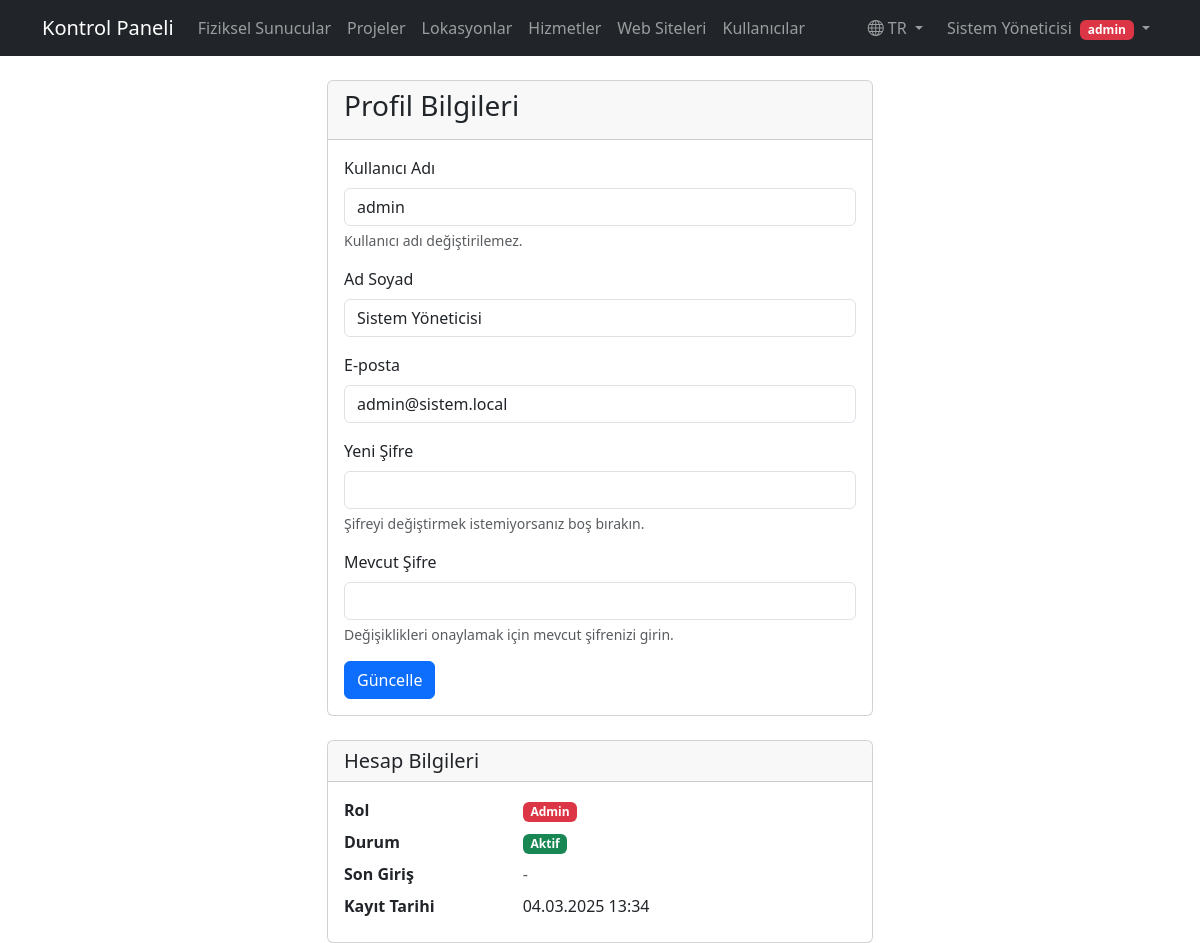
The app's page /profil.php (signed in) with its own data.
### tables this page shows
CREATE TABLE IF NOT EXISTS kullanicilar (
    id INT AUTO_INCREMENT PRIMARY KEY,
    kullanici_adi VARCHAR(50) NOT NULL UNIQUE,
    ad_soyad VARCHAR(100) NOT NULL,
    email VARCHAR(100) NOT NULL UNIQUE,
    sifre VARCHAR(255) NOT NULL,
    rol ENUM('admin', 'kullanici') DEFAULT 'kullanici',
    durum ENUM('Aktif', 'Pasif') DEFAULT 'Aktif',
    son_giris DATETIME,
    olusturma_tarihi TIMESTAMP DEFAULT CURRENT_TIMESTAMP
);

### config/language.php (called while the page is built, shortened)
<?php
class Language
{
    private static $instance = null;
    private $messages = [];
    private $currentLang = 'tr';
    public static function getInstance()
    {
        if (self::$instance === null) {
            self::$instance = new self();
        }
        return self::$instance;
    }
    private function loadLanguage()
    {
        $langFile = dirname(__DIR__) . '/languages/' . $this->currentLang . '/messages.php';
        if (file_exists($langFile)) {
            $this->messages = require $langFile;
        }
    }
    public function get($key, $params = [])
    {
        $message = isset($this->messages[$key]) ? $this->messages[$key] : $key;
        return $message;
    }
    public function getCurrentLang()
    {
        return $this->currentLang;
    }
}

### profil.php (the view, shortened to what this page needs)
<?php
require_once __DIR__ . '/config/database.php';
require_once __DIR__ . '/config/language.php';
$language = Language::getInstance();
$id = $_SESSION['kullanici_id'];
$sql = "SELECT * FROM kullanicilar WHERE id = '$id'";
$result = mysqli_query($conn, $sql);
$kullanici = mysqli_fetch_assoc($result);
?>
<!DOCTYPE html>
<html lang="<?php echo $language->getCurrentLang(); ?>">
<head>
    <link href="https://cdn.jsdelivr.net/npm/bootstrap@5.3.0/dist/css/bootstrap.min.css" rel="stylesheet">
    <link rel="stylesheet" href="https://cdn.jsdelivr.net/npm/bootstrap-icons@1.11.3/font/bootstrap-icons.min.css">
</head>
<body>
    <?php require_once 'header.php'; ?>
    <div class="container">
        <div class="row justify-content-center">
            <div class="col-md-6">
                <div class="card">
                    <div class="card-header">
                        <h1 class="card-title h3"><?php echo $language->get('profile_information'); ?></h1>
                    </div>
                    <div class="card-body">
                        <form method="POST">
                            <div class="mb-3">
                                <label class="form-label"><?php echo $language->get('username'); ?></label>
                                <input type="text" class="form-control" value="<?php echo $kullanici['kullanici_adi']; ?>" readonly>
                                <div class="form-text"><?php echo $language->get('username_help'); ?></div>
                            </div>
                            <div class="mb-3">
                                <label class="form-label"><?php echo $language->get('full_name'); ?></label>
                                <input type="text" class="form-control" name="ad_soyad"
                                    value="<?php echo $kullanici['ad_soyad']; ?>" required>
                            </div>
                            <div class="mb-3">
                                <label class="form-label"><?php echo $language->get('email'); ?></label>
                                <input type="email" class="form-control" name="email"
                                    value="<?php echo $kullanici['email']; ?>" required>
                            </div>
                            <div class="mb-3">
                                <label class="form-label"><?php echo $language->get('new_password'); ?></label>
                                <input type="password" class="form-control" name="yeni_sifre">
                                <div class="form-text"><?php echo $language->get('password_help'); ?></div>
                            </div>
                            <div class="mb-3">
                                <label class="form-label"><?php echo $language->get('current_password'); ?></label>
                                <input type="password" class="form-control" name="mevcut_sifre" required>
                                <div class="form-text"><?php echo $language->get('current_password_help'); ?></div>
                            </div>
                            <button type="submit" class="btn btn-primary"><?php echo $language->get('update'); ?></button>
                        </form>
                    </div>
                </div>
                <div class="card mt-4">
                    <div class="card-header">
                        <h2 class="card-title h5 mb-0"><?php echo $language->get('account_information'); ?></h2>
                    </div>
                    <div class="card-body">
                        <dl class="row mb-0">
                            <dt class="col-sm-4"><?php echo $language->get('role'); ?></dt>
                            <dd class="col-sm-8">
                                <span class="badge <?php echo $kullanici['rol'] == 'admin' ? 'bg-danger' : 'bg-info'; ?>">
                                    <?php echo $language->get('user_role_' . $kullanici['rol']); ?>
                                </span>
                            </dd>
                            <dt class="col-sm-4"><?php echo $language->get('status'); ?></dt>
                            <dd class="col-sm-8">
                                <span class="badge <?php echo $kullanici['durum'] == 'Aktif' ? 'bg-success' : 'bg-secondary'; ?>">
                                    <?php echo $language->get($kullanici['durum'] == 'Aktif' ? 'active' : 'passive'); ?>
                                </span>
                            </dd>
                            <dt class="col-sm-4"><?php echo $language->get('last_login'); ?></dt>
                            <dd class="col-sm-8">
                                <?php
                                if ($kullanici['son_giris']) {
                                    echo date('d.m.Y H:i', strtotime($kullanici['son_giris']));
                                } else {
                                    echo '<span class="text-muted">-</span>';
                                }
                                ?>
                            </dd>
                            <dt class="col-sm-4"><?php echo $language->get('registration_date'); ?></dt>
                            <dd class="col-sm-8">
                                <?php echo date('d.m.Y H:i', strtotime($kullanici['olusturma_tarihi'])); ?>
                            </dd>
                        </dl>
                    </div>
                </div>
            </div>
        </div>
    </div>
</body>
</html>

### records on screen
kullanicilar: kullanici_adi "admin", ad_soyad "Sistem Yöneticisi", email "admin@sistem.local", rol "Admin", durum "Aktif", olusturma_tarihi "04.03.2025 13:34"

### other values on screen
$language->get('dashboard') "Kontrol Paneli"
$language->get('physical_servers') "Fiziksel Sunucular"
$language->get('projects') "Projeler"
$language->get('locations') "Lokasyonlar"
$language->get('services') "Hizmetler"
$language->get('web_sites') "Web Siteleri"
$language->get('users') "Kullanıcılar"
$language->getCurrentLang() "TR"
$_SESSION['ad_soyad'] "Sistem Yöneticisi"
$_SESSION['rol'] "admin"
$language->get('profile_information') "Profil Bilgileri"
$language->get('username') "Kullanıcı Adı"
$language->get('username_help') "Kullanıcı adı değiştirilemez."
$language->get('full_name') "Ad Soyad"
$language->get('email') "E-posta"
